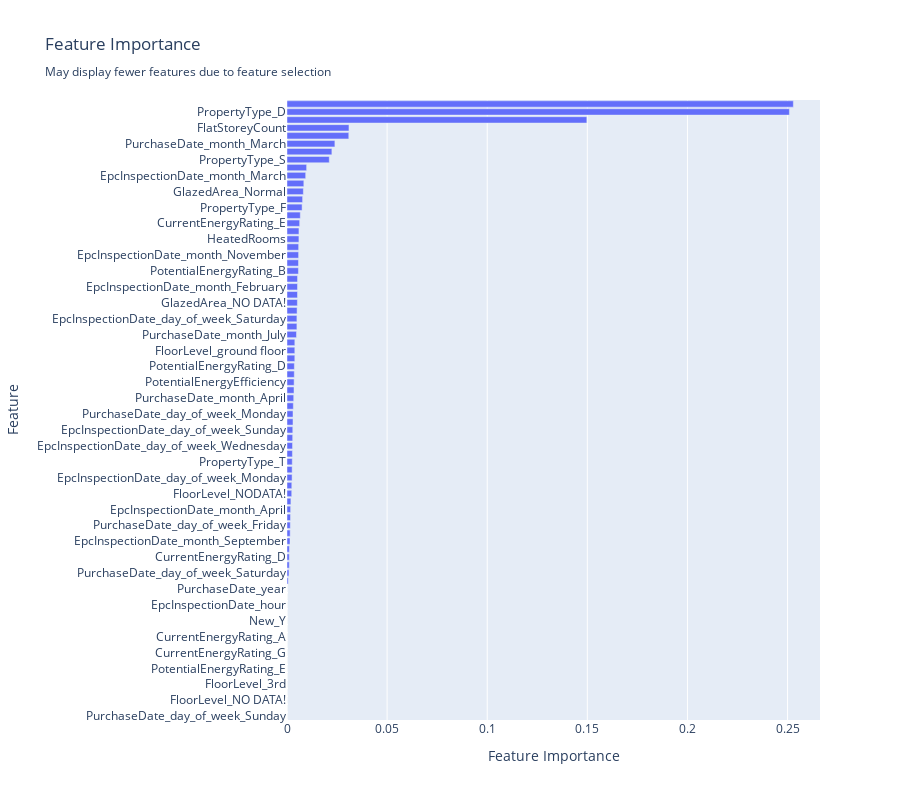

Notebook code for this chart:
### Markdown cell above
<img src="https://github.com/BlockchainClimateInstitute/microservice_price/tree/develop/reports/figures/fi.png" height="120" >

### Code cell
price_microservice_pipeline.graph_feature_importance()

### Figure 1 — Plotly figure (JSON) as saved in the notebook; plotly's stock layout.template omitted (floating-point values rounded to 4 significant figures)
{"data": [{"orientation": "h", "type": "bar", "x": [0, 0, 0, 0, 0, 0, 0, 0, 0, 0, 0, 0, 0, 0, 0, 0, 0, 0.0006102, 0.0009818, 0.001132, 0.001142, 0.00119, 0.001513, 0.001584, 0.001652, 0.001753, 0.001816, 0.001954, 0.002363, 0.002392, 0.002537, 0.00257, 0.002629, 0.002705, 0.002761, 0.002835, 0.002889, 0.002997, 0.003014, 0.003168, 0.003355, 0.003498, 0.003557, 0.003639, 0.003674, 0.003903, 0.003905, 0.003911, 0.00473, 0.004948, 0.004951, 0.005035, 0.005184, 0.00524, 0.005241, 0.005264, 0.005707, 0.005736, 0.005797, 0.005819, 0.005953, 0.005967, 0.006328, 0.006643, 0.007537, 0.007789, 0.008165, 0.008407, 0.009327, 0.009803, 0.02111, 0.02241, 0.02392, 0.03085, 0.03095, 0.1498, 0.2509, 0.2529], "y": ["PurchaseDate_day_of_week_Sunday", "PurchaseDate_month_August", "FloorLevel_NO DATA!", "FloorLevel_5th", "FloorLevel_3rd", "PotentialEnergyRating_F", "PotentialEnergyRating_E", "PotentialEnergyRating_A", "CurrentEnergyRating_G", "CurrentEnergyRating_B", "CurrentEnergyRating_A", "Duration_L", "New_Y", "New_N", "EpcInspectionDate_hour", "PurchaseDate_hour", "PurchaseDate_year", "FloorLevel_top floor", "PurchaseDate_day_of_week_Saturday", "GlazedArea_Much More Than Typical", "CurrentEnergyRating_D", "FloorLevel_2nd", "EpcInspectionDate_month_September", "PurchaseDate_month_May", "PurchaseDate_day_of_week_Friday", "EpcInspectionDate_month_May", "EpcInspectionDate_month_April", "EpcInspectionDate_month_August", "FloorLevel_NODATA!", "GlazedArea_More Than Typical", "EpcInspectionDate_day_of_week_Monday", "PurchaseDate_day_of_week_Wednesday", "PropertyType_T", "EpcInspectionDate_month_October", "EpcInspectionDate_day_of_week_Wednesday", "PurchaseDate_month_June", "EpcInspectionDate_day_of_week_Sunday", "PurchaseDate_month_February", "PurchaseDate_day_of_week_Monday", "EpcInspectionDate_day_of_week_Tuesday", "PurchaseDate_month_April", "PurchaseDate_month_January", "PotentialEnergyEfficiency", "EpcInspectionDate_day_of_week_Friday", "PotentialEnergyRating_D", "EpcInspectionDate_month_June", "FloorLevel_ground floor", "CurrentEnergyRating_F", "PurchaseDate_month_July", "HabitableRooms", "EpcInspectionDate_day_of_week_Saturday", "EpcInspectionDate_month_January", "GlazedArea_NO DATA!", "EpcInspectionDate_year", "EpcInspectionDate_month_February", "PurchaseDate_day_of_week_Thursday", "PotentialEnergyRating_B", "EpcInspectionDate_day_of_week_Thursday", "EpcInspectionDate_month_November", "Duration_F", "HeatedRooms", "FloorLevel_mid floor", "CurrentEnergyRating_E", "PotentialEnergyRating_C", "PropertyType_F", "PurchaseDate_day_of_week_Tuesday", "GlazedArea_Normal", "CurrentEnergyEfficiency", "EpcInspectionDate_month_March", "FloorLevel_1st", "PropertyType_S", "TotalFloorArea", "PurchaseDate_month_March", "FloorLevel_Ground", "FlatStoreyCount", "PropertyType_O", "PropertyType_D", "CurrentEnergyRating_C"]}], "layout": {"height": 800, "title": {"text": "Feature Importance<br><sub>May display fewer features due to feature selection</sub>"}, "xaxis": {"title": {"text": "Feature Importance"}}, "yaxis": {"title": {"text": "Feature"}, "type": "category"}}}
